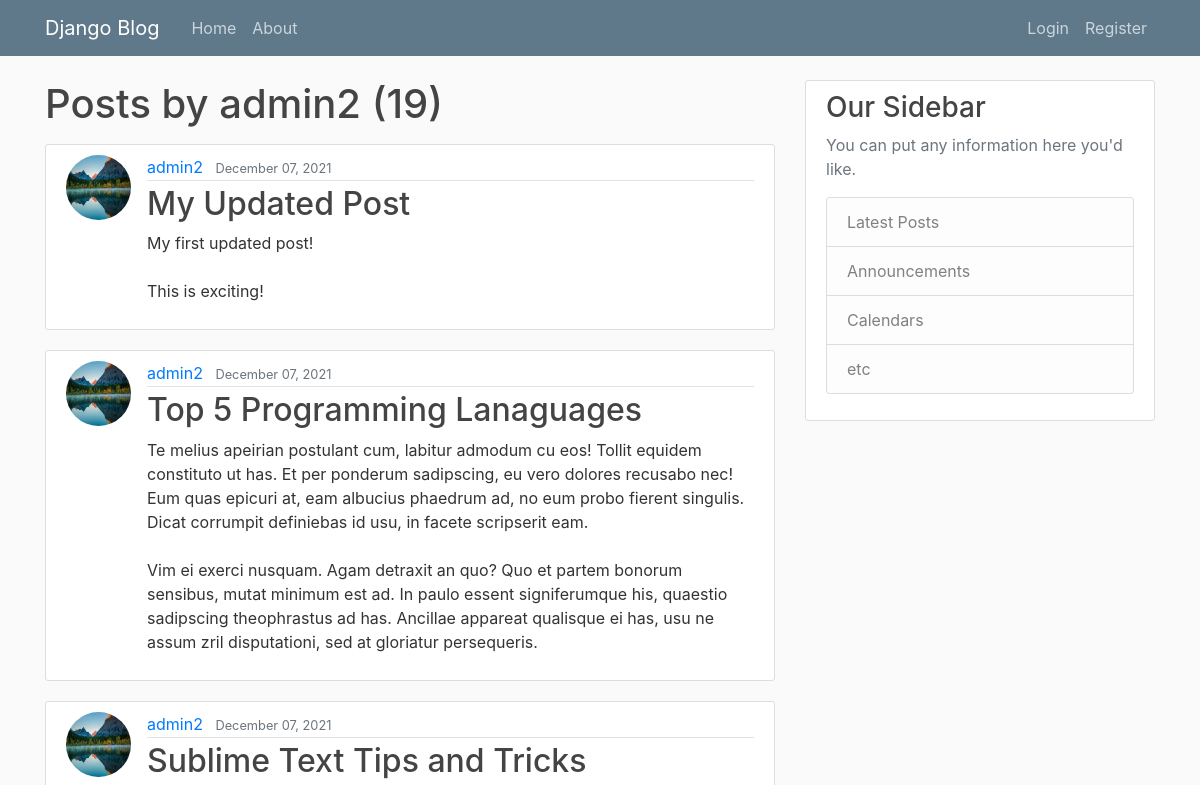
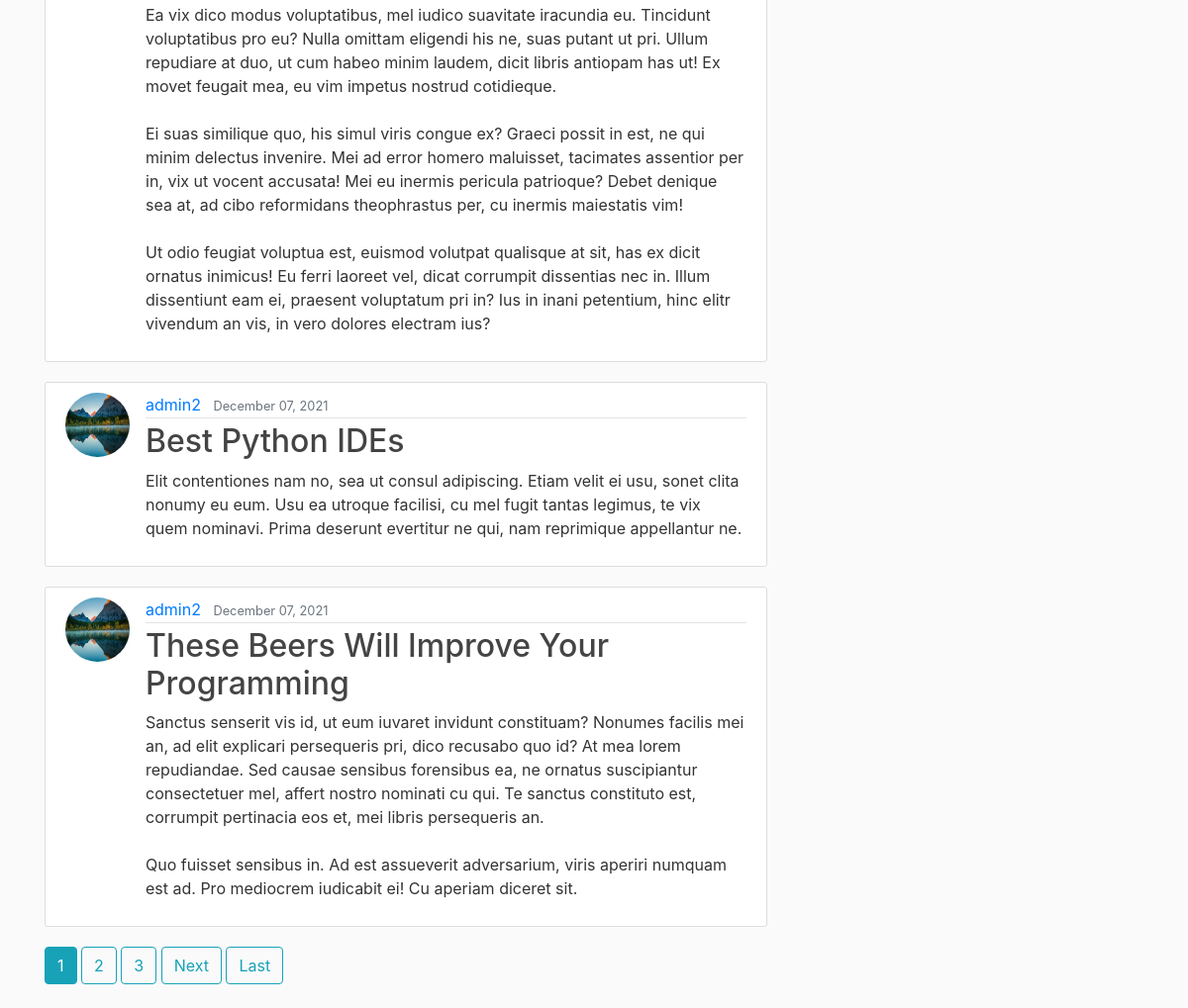
The page /user/admin2 on the database its author committed (2 pictures, top to bottom).
### blogs/models.py (models this page shows, shortened)
class Post(models.Model):
    title = models.CharField(max_length=100)
    content = models.TextField()
    date_posted = models.DateTimeField(default=timezone.now())
    author = models.ForeignKey(User, on_delete=models.CASCADE)

### users/models.py (models this page shows, shortened)
class Profile(models.Model):
    user = models.OneToOneField(User, on_delete=models.CASCADE)
    image = models.ImageField(default='default.jpg', upload_to='profile_pics')

### blogs/views.py (the view)
# urls.py: path('user/<str:username>', UserPostListView.as_view(), name='user-posts'),
class UserPostListView(ListView):
    model = Post
    template_name = 'blogs/user_posts.html'
    context_object_name = 'posts'
    ordering = ['-date_posted']
    paginate_by = 5
    def get_queryset(self):
        user = get_object_or_404(User, username = self.kwargs.get('username'))
        return Post.objects.filter(author=user).order_by('-date_posted')

### blogs/templates/blogs/user_posts.html (shortened to what this page needs)
{% extends "blogs/base.html" %}
{% block content %}
    <h1 class="mb-3">Posts by {{ view.kwargs.username }} ({{ page_obj.paginator.count }})</h1>
    {% for post in posts %}
    <article class="media content-section">
    <img class="rounded-circle article-img" src="{{ post.author.profile.image.url }}" alt="">
        <div class="media-body">
        <div class="article-metadata">
            <a class="mr-2" href="{% url 'user-posts' post.author.username %}">{{ post.author }}</a>
            <small class="text-muted">{{ post.date_posted|date:"F d, Y" }}</small>
        </div>
        <h2><a class="article-title" href="{% url 'post-detail' post.id %}">{{ post.title }}</a></h2>
        <p class="article-content">{{ post.content }}</p>
        </div>
    </article>
    {% endfor %}
    {% if is_paginated %}
    {% for num in page_obj.paginator.page_range %}
        {% if page_obj.number == num %}
        <a class='btn btn-info mb-4' href='?page={{ num }}' >{{ num }}</a>
        {% elif num > page_obj.number|add:'-3' and  num < page_obj.number|add:'3'%}
        <a class='btn btn-outline-info mb-4' href='?page={{ num }}' >{{ num }}</a>
        {% endif %}
    {% endfor %}
    {% if page_obj.has_next %}
        <a class='btn btn-outline-info mb-4' href='?page={{ page_obj.next_page_number }}' >Next</a>
        <a class='btn btn-outline-info mb-4' href='?page={{ page_obj.paginator.num_pages }}' >Last</a>
    {% endif %}
    {% endif %}
{% endblock content %}

### blogs/static/blogs/main.css (style rules this page uses)
body { background: #fafafa; color: #333333; margin-top: 5rem; }
h1, h2, h3, h4, h5, h6 { color: #444444; }
.content-section { background: #ffffff; padding: 10px 20px; border: 1px solid #dddddd; border-radius: 3px; margin-bottom: 20px; }
.article-title { color: #444444; }
.article-content { white-space: pre-line; }
.article-img { height: 65px; width: 65px; margin-right: 16px; }
.article-metadata { padding-bottom: 1px; margin-bottom: 4px; border-bottom: 1px solid #e3e3e3 }

### rows shown on the page
Post: author.profile.image (picture), author "admin2", date_posted "December 07, 2021", title "My Updated Post", content "My first updated post! This is exciting!"
Post: author.profile.image (picture), author "admin2", date_posted "December 07, 2021", title "Top 5 Programming Lanaguages", content "Te melius apeirian postulant cum, labitur admodum cu eos! Tollit equidem constituto ut has. Et per ponderum sadipscing, eu vero dolores recusabo nec! Eum quas epicuri at, eam albucius phaedrum ad, no eum probo fierent singulis. Dicat corrumpit definiebas id usu, in facete scripserit eam. Vim ei exerci nusquam. Agam detraxit an quo? Quo et partem bonorum sensibus, mutat minimum est ad. In paulo essent signiferumque his, quaestio sadipscing theophrastus ad has. Ancillae appareat qualisque ei has, usu ne assum zril disputationi, sed at gloriatur persequeris."
Post: author.profile.image (picture), author "admin2", date_posted "December 07, 2021", title "Sublime Text Tips and Tricks", content "Ea vix dico modus voluptatibus, mel iudico suavitate iracundia eu. Tincidunt voluptatibus pro eu? Nulla omittam eligendi his ne, suas putant ut pri. Ullum repudiare at duo, ut cum habeo minim laudem, dicit libris antiopam has ut! Ex movet feugait mea, eu vim impetus nostrud cotidieque. Ei suas similique quo, his simul viris congue ex? Graeci possit in est, ne qui minim delectus invenire. Mei ad error homero maluisset, tacimates assentior per in, vix ut vocent accusata! Mei eu inermis pericula patrioque? Debet denique sea at, ad cibo reformidans theophrastus per, cu inermis maiestatis vim! Ut odio feugiat voluptua est, euismod volutpat qualisque at sit, has ex dicit ornatus inimicus! Eu…"
Post: author.profile.image (picture), author "admin2", date_posted "December 07, 2021", title "Best Python IDEs", content "Elit contentiones nam no, sea ut consul adipiscing. Etiam velit ei usu, sonet clita nonumy eu eum. Usu ea utroque facilisi, cu mel fugit tantas legimus, te vix quem nominavi. Prima deserunt evertitur ne qui, nam reprimique appellantur ne."
Post: author.profile.image (picture), author "admin2", date_posted "December 07, 2021", title "These Beers Will Improve Your Programming", content "Sanctus senserit vis id, ut eum iuvaret invidunt constituam? Nonumes facilis mei an, ad elit explicari persequeris pri, dico recusabo quo id? At mea lorem repudiandae. Sed causae sensibus forensibus ea, ne ornatus suscipiantur consectetuer mel, affert nostro nominati cu qui. Te sanctus constituto est, corrumpit pertinacia eos et, mei libris persequeris an. Quo fuisset sensibus in. Ad est assueverit adversarium, viris aperiri numquam est ad. Pro mediocrem iudicabit ei! Cu aperiam diceret sit."

### other values the page prints
{{ view.kwargs.username }} "admin2"
{{ page_obj.paginator.count }} "19"
{{ num }} "1"
{{ num }} "2" "3"
